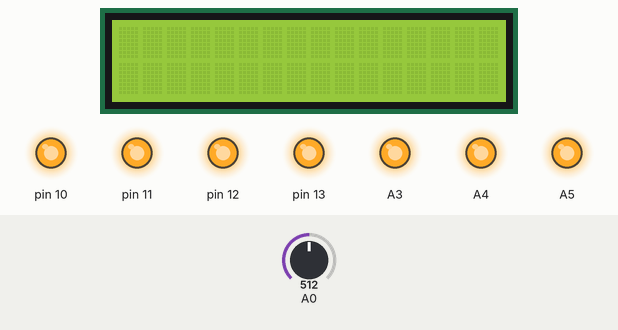
A sketch run on a simulated Arduino Uno, built with avr-gcc and run on an emulated ATmega328P. On the bench: 16×2 character LCD, output pins drawn as LEDs (lit = HIGH). Inputs (shaded band) come from the test bench; at power-on: A0 = 512.

Above: at 1.2 s.
1.3 s: A0 set to 631
2.8 s: A0 set to 662
At 4.0 s:
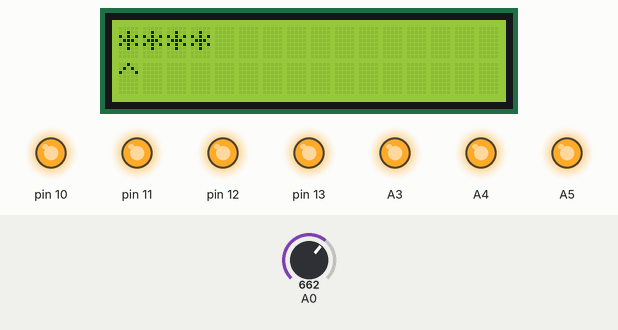
4.3 s: A0 set to 461
At 5.3 s:
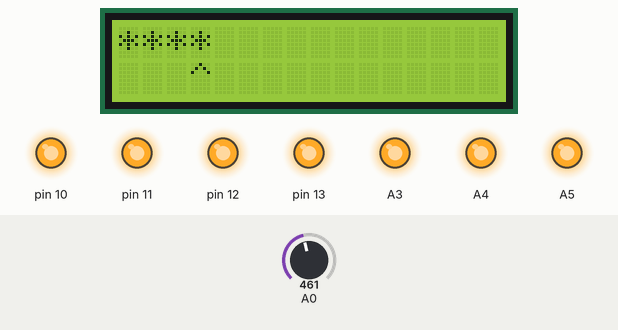
5.8 s: A0 set to 438
At 6.5 s:
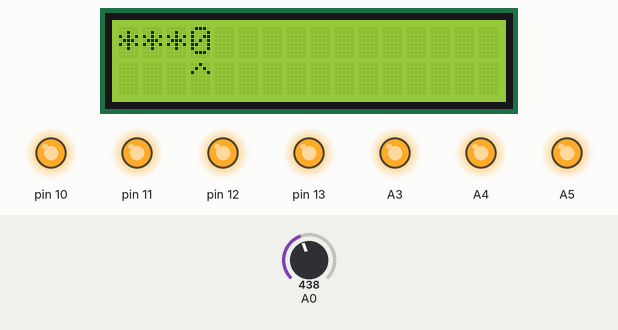
Timing chart, 0 to 8.3 s (numbered marks = the images above; inputs shaded):
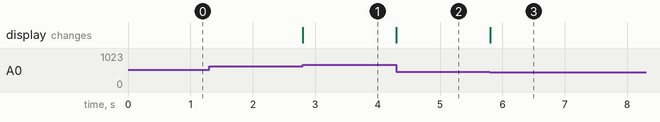

The sketch:

hammingparity.ino
```cpp
#include <LiquidCrystal.h>

#define BUTTON_RIGHT 0
#define BUTTON_UP 1
#define BUTTON_DOWN 2
#define BUTTON_LEFT 3
#define BUTTON_SELECT 4
#define BUTTON_NONE 5

/*********** Declaración de variables ********/
LiquidCrystal lcd(8, 9, 4, 5, 6, 7);
bool par1, par2, par3;
int data1 = -1, data2 = -1,  data3 = -1,  data4 = -1;
int dataArray[4] = {data1 ,data2 ,data3 ,data4};
bool enableDataEntry = false;
int currentPosition = 0;
int previousButton;


/*********** Prototipo de funciones **********/
int readButtons();
void setNewDisplay();
void increaseByteValue();
void decreaseByteValue();
void printByteValue();
bool isDataComplete();
void calculateParity();
void turnByteLeds();
int getParityValue();
void turnParityLeds();


/**************** VOID / LOOP ***************/
void setup(){
    Serial.begin(9600);
    lcd.begin(16, 2);
    //Initializes all pins turned off
    pinMode(13, OUTPUT);
    digitalWrite(13, HIGH);
    pinMode(12, OUTPUT);
    digitalWrite(12, HIGH);
    pinMode(11, OUTPUT);
    digitalWrite(11, HIGH);
    pinMode(10, OUTPUT);
    digitalWrite(10, HIGH);
    pinMode(A3, OUTPUT);
    digitalWrite(A3, HIGH);
    pinMode(A4, OUTPUT);
    digitalWrite(A4, HIGH);
    pinMode(A5, OUTPUT);
    digitalWrite(A5, HIGH);
}

void loop(){
  int currentButton = readButtons();
  if (currentButton == BUTTON_SELECT && !enableDataEntry){
    enableDataEntry = true;
    setNewDisplay();
  }
  if( enableDataEntry ){
    //validar no none y no previous,
    if(currentButton != BUTTON_NONE && currentButton != previousButton){
      switch (currentButton) {
        case BUTTON_UP:
            increaseByteValue();
            break;
        case BUTTON_DOWN:
            decreaseByteValue();
            break;
        case BUTTON_LEFT:
            lcd.setCursor(currentPosition, 1);
            lcd.print(' ');
            currentPosition--;
            currentPosition = currentPosition == -1 ? 3 : currentPosition;
            lcd.setCursor(currentPosition, 1);
            lcd.print('^');
            break;
        case BUTTON_RIGHT:
            lcd.setCursor(currentPosition, 1);
            lcd.print(' ');
            currentPosition++;
            currentPosition = currentPosition == 4 ? 0 : currentPosition;
            lcd.setCursor(currentPosition, 1);
            lcd.print('^');
            break;
        case BUTTON_SELECT:
            if(isDataComplete()){
              turnByteLeds();
              delay(500);
              calculateParity();
              }
            break;
        }
      previousButton = currentButton;
      }
    }
}


/************** END VOID / LOOP **************/
int readButtons(){
    int value = analogRead(0); // Leemos A0
    // Mis botones dan:  0, 145, 329,507,743
    // Y ahora los comparamos con un margen comodo
    if (value > 900)
        return BUTTON_NONE; // Ningun boton pulsado
    if (value < 50)
        return BUTTON_RIGHT;
    if (value < 250)
        return BUTTON_UP;
    if (value < 450)
        return BUTTON_DOWN;
    if (value < 650)
        return BUTTON_LEFT;
    if (value < 850)
        return BUTTON_SELECT;
    return BUTTON_NONE; // Por si todo falla
}

void setNewDisplay(){
  //initializes a new formatted display
  lcd.setCursor(0, 0);
  lcd.print('*');
  lcd.setCursor(1, 0);
  lcd.print('*');
  lcd.setCursor(2, 0);
  lcd.print('*');
  lcd.setCursor(3, 0);
  lcd.print('*');
  lcd.setCursor(0, 1);
  lcd.print('^');
  };

void increaseByteValue(){
  dataArray[currentPosition] = dataArray[currentPosition] == 1 ? 0 : 1;
  printByteValue();
  }

void decreaseByteValue(){
  dataArray[currentPosition] = dataArray[currentPosition] == 0 ? 1 : 0;
  printByteValue();
  }

void printByteValue(){
  lcd.setCursor(currentPosition, 0);
  lcd.print(dataArray[currentPosition]);
  }

bool isDataComplete(){
  int size = sizeof(dataArray) / sizeof(int);
  for(int i = 0; i < size; i++){
    if (dataArray[i] == -1){ return false; }
    return true;
    }
  }

void calculateParity(){
  par1 = getParityValue(dataArray[0], dataArray[1], dataArray[3]);
  par2 = getParityValue(dataArray[0], dataArray[2], dataArray[3]);
  par3 = getParityValue(dataArray[1], dataArray[2], dataArray[3]);
  turnParityLeds();
  }

int getParityValue(int a, int b, int c){
  if( !a&&!b&&c || !a&&b&&!c || a&&b&&c || a&&!b&&!c ) return 1;
  return 0;
  };

void turnByteLeds(){
  if(dataArray[0] == 1){ digitalWrite(11, LOW);}
  if(dataArray[1] == 1){ digitalWrite(A3, LOW);}
  if(dataArray[2] == 1){ digitalWrite(A4, LOW);}
  if(dataArray[3] == 1){ digitalWrite(A5, LOW);}
  }

void turnParityLeds(){
  if(par1){
    digitalWrite(13, LOW);
    }
  if(par2){
    digitalWrite(12, LOW);
    }
  if(par3){
    digitalWrite(11, LOW);
    }
  }
  
```

Measured:
- the behaviour switches between 649 and 650 on A0 (found by bisection; images 0 and 1)
- the behaviour switches between 450 and 449 on A0 (found by bisection; images 2 and 3)
- after the input at 1.3 s, every drawn part: stays the same
- after the input at 2.8 s, the display: changes at once (image 1)
- after the input at 4.3 s, the display: changes at once (image 2)
- after the input at 5.8 s, the display: changes at once (image 3)
